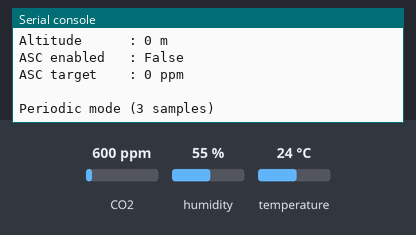
A program run on a simulated Raspberry Pi Pico running MicroPython. Parts: the last lines printed to the serial console. Inputs (shaded band) come from the test bench; at power-on: CO2 600 ppm, humidity 55 %, temperature 24 °C. Library files of the repository ran but are not shown: scd41.py. At 21.7 s the program stops and its outputs stay as they are.

Above: at 1.2 s.
1.3 s: CO2 set to 1050 ppm
At 2.4 s:
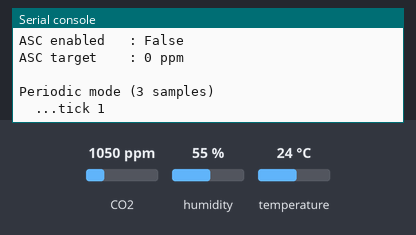
7.6 s: CO2 set to 452 ppm
At 11.4 s:
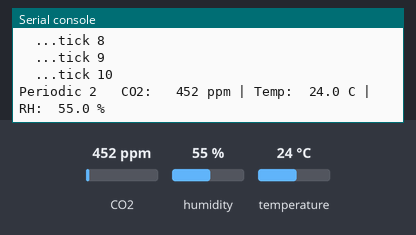
17.1 s: CO2 set to 1700 ppm
At 22.9 s:
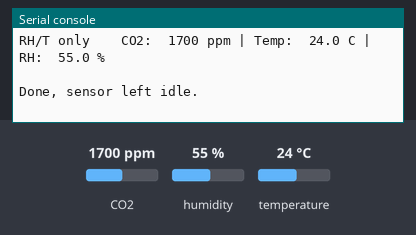
Timing chart, 0 to 23.2 s (numbered marks = the images above; inputs shaded):
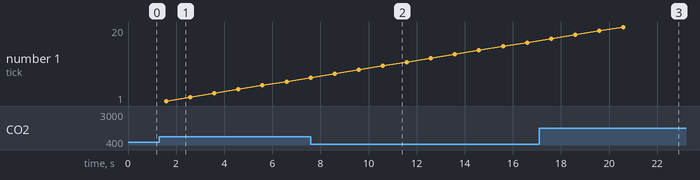

The program:

scd41_test.py
```python
# Demo / test for the SCD41 driver on a Raspberry Pi Pico, ESP32-C3 or ESP32-S3.
# A background "heartbeat" task keeps ticking while the sensor works, showing that the driver never blocks the event loop.

import sys
from machine import I2C, Pin
from scd41 import SCD41

try:
    import asyncio
except ImportError:
    import uasyncio as asyncio

# I2C pins per board (edit to suit your wiring)
if sys.platform == "rp2":                           # Raspberry Pi Pico: I2C0 on GP4 (SDA) / GP5 (SCL)
    I2C_ID, SDA, SCL = 0, 4, 5
else:                                               # ESP32-C3 / ESP32-S3: GPIO8 (SDA) / GPIO9 (SCL)
    I2C_ID, SDA, SCL = 0, 8, 9

PERIODIC_SAMPLES = 3            # periodic readings to take (one every 5 s)
RUN_SELF_TEST = False           # self test takes 10 s


def show(label, m):
    print("{:<12} CO2: {:5d} ppm | Temp: {:5.1f} C | RH: {:5.1f} %".format(label, m.co2, m.temperature, m.humidity))


async def heartbeat():
    """Ticks once a second to show the loop stays responsive during sensor waits."""
    n = 0
    while True:
        await asyncio.sleep(1)
        n += 1
        print("  ...tick", n)


async def main():
    i2c = I2C(I2C_ID, sda=Pin(SDA), scl=Pin(SCL), freq=100_000)
    found = i2c.scan()
    print("I2C devices found:", [hex(a) for a in found])
    if SCD41.ADDRESS not in found:
        print("SCD41 not found at 0x62, check wiring.")
        return

    async with SCD41(i2c) as scd:
        # Identification
        print("Serial number : 0x{:012X}".format(await scd.get_serial_number()))
        print("Sensor variant:", await scd.get_sensor_variant())

        # Current configuration (read-only, nothing is written to EEPROM)
        print("Temp offset   : {:.2f} C".format(await scd.get_temperature_offset()))
        print("Altitude      :", await scd.get_sensor_altitude(), "m")
        print("ASC enabled   :", await scd.get_automatic_self_calibration_enabled())
        print("ASC target    :", await scd.get_automatic_self_calibration_target(), "ppm")

        ticker = asyncio.create_task(heartbeat())

        # Periodic mode: first reading arrives about 5 s after starting
        print("\nPeriodic mode ({} samples)".format(PERIODIC_SAMPLES))
        await scd.start_periodic_measurement()
        for n in range(1, PERIODIC_SAMPLES + 1):
            show("Periodic {}".format(n), await scd.wait_measurement())
        await scd.stop_periodic_measurement()

        # Single-shot mode (SCD41/SCD43 only)
        print("\nSingle shot (5 s)")
        show("Single", await scd.measure_single_shot())
        show("RH/T only", await scd.measure_single_shot_rht_only())

        if RUN_SELF_TEST:
            print("\nSelf test (10 s)")
            print("Self test:", "PASS" if await scd.perform_self_test() else "FAIL")

        ticker.cancel()
    print("\nDone, sensor left idle.")


asyncio.run(main())
```

Measured:
- after the input at 7.6 s, the serial console: prints a new line after 3.0 s (image 2)
- after the input at 17.1 s, the serial console: prints a new line after 4.0 s (image 3)
